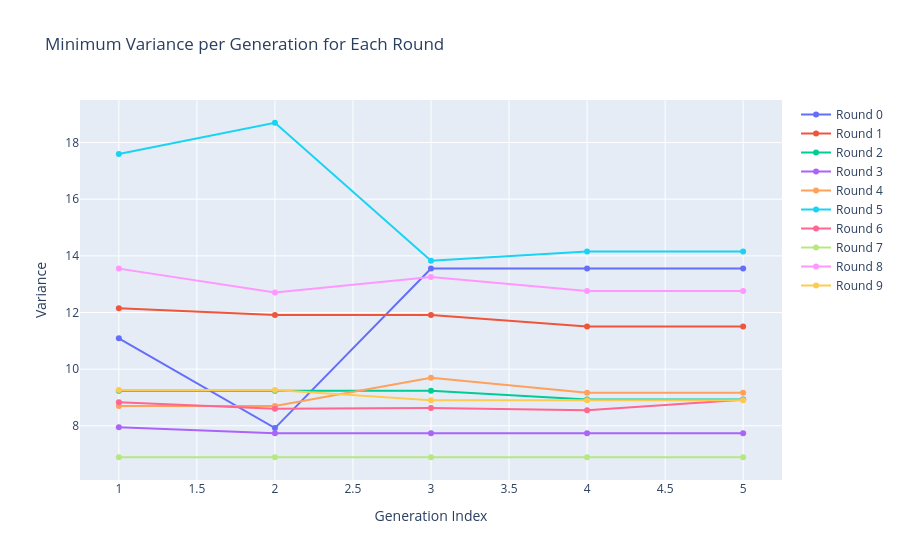

This figure's notebook cell:
### Code cell
import plotly.graph_objects as go
import pandas as pd

# Example data (replace with your own)
data = VARIANCES
for item in data:
    print(item)

# Convert to DataFrame for easy grouping
df = pd.DataFrame(data, columns=["round_idx", "gen_idx", "bitstring", "variance"])

# For each round & generation, find the row with minimum variance
df_min = df.loc[df.groupby(["round_idx", "gen_idx"])["variance"].idxmin()]

# Create interactive plot
fig = go.Figure()

for round_val, group in df_min.groupby("round_idx"):
    print(group)
    fig.add_trace(
        go.Scatter(
            x=group["gen_idx"],
            y=group["variance"],
            mode="lines+markers",
            name=f"Round {round_val}",
            text=[f"Bitstring: {b}" for b in group["bitstring"]],
            hovertemplate="Gen: %{x}<br>Variance: %{y}<br>%{text}"
        )
    )

fig.update_layout(
    title="Minimum Variance per Generation for Each Round",
    xaxis_title="Generation Index",
    yaxis_title="Variance",
    hovermode="closest"
)

fig.show()

### Figure 1 — Plotly figure (JSON) as saved in the notebook; plotly's stock layout.template omitted (floating-point values rounded to 4 significant figures)
{"data": [{"hovertemplate": "Gen: %{x}<br>Variance: %{y}<br>%{text}", "mode": "lines+markers", "name": "Round 0", "text": ["Bitstring: 010101000100001001100111100101", "Bitstring: 001011101101101000110010000100", "Bitstring: 011101101011101001011111010110", "Bitstring: 011101101011101001011111010110", "Bitstring: 011101101011101001011111010110"], "type": "scatter", "x": [1, 2, 3, 4, 5], "y": [11.09, 7.92, 13.55, 13.55, 13.55]}, {"hovertemplate": "Gen: %{x}<br>Variance: %{y}<br>%{text}", "mode": "lines+markers", "name": "Round 1", "text": ["Bitstring: 011101001100001000111010011110", "Bitstring: 011101001100001000010000011110", "Bitstring: 011101001100001000010000011110", "Bitstring: 111101101100101001111010010100", "Bitstring: 111101101100101001111010010100"], "type": "scatter", "x": [1, 2, 3, 4, 5], "y": [12.15, 11.91, 11.91, 11.51, 11.51]}, {"hovertemplate": "Gen: %{x}<br>Variance: %{y}<br>%{text}", "mode": "lines+markers", "name": "Round 2", "text": ["Bitstring: 010001001110111010110001111110", "Bitstring: 010001001110111010110001111110", "Bitstring: 010001001110111010110001111110", "Bitstring: 110000111001010010111011111100", "Bitstring: 110000111001010010111011111100"], "type": "scatter", "x": [1, 2, 3, 4, 5], "y": [9.24, 9.24, 9.24, 8.93, 8.93]}, {"hovertemplate": "Gen: %{x}<br>Variance: %{y}<br>%{text}", "mode": "lines+markers", "name": "Round 3", "text": ["Bitstring: 010010000001100001110001100100", "Bitstring: 010011000001100001110001100100", "Bitstring: 010011000001100001110001100100", "Bitstring: 010011000001100001110001100100", "Bitstring: 010011000001100001110001100100"], "type": "scatter", "x": [1, 2, 3, 4, 5], "y": [7.95, 7.74, 7.74, 7.74, 7.74]}, {"hovertemplate": "Gen: %{x}<br>Variance: %{y}<br>%{text}", "mode": "lines+markers", "name": "Round 4", "text": ["Bitstring: 001110000101100000100100111100", "Bitstring: 001110000101100000100100111100", "Bitstring: 010011001100100001110101000001", "Bitstring: 001100000101100000100100111100", "Bitstring: 001100000101100000100100111100"], "type": "scatter", "x": [1, 2, 3, 4, 5], "y": [8.7, 8.7, 9.7, 9.17, 9.17]}, {"hovertemplate": "Gen: %{x}<br>Variance: %{y}<br>%{text}", "mode": "lines+markers", "name": "Round 5", "text": ["Bitstring: 100111111011000000110000001000", "Bitstring: 101110000101110110110110001001", "Bitstring: 100111000011000000110000001000", "Bitstring: 100111000001110000110000001000", "Bitstring: 100111000001110000110000001000"], "type": "scatter", "x": [1, 2, 3, 4, 5], "y": [17.6, 18.7, 13.83, 14.15, 14.15]}, {"hovertemplate": "Gen: %{x}<br>Variance: %{y}<br>%{text}", "mode": "lines+markers", "name": "Round 6", "text": ["Bitstring: 110011001101010000100101001111", "Bitstring: 011001001001011100101011010100", "Bitstring: 010100000011111100101011010100", "Bitstring: 010011001101010000100101100011", "Bitstring: 000011000010011010110111110000"], "type": "scatter", "x": [1, 2, 3, 4, 5], "y": [8.83, 8.6, 8.63, 8.55, 8.92]}, {"hovertemplate": "Gen: %{x}<br>Variance: %{y}<br>%{text}", "mode": "lines+markers", "name": "Round 7", "text": ["Bitstring: 010110111001001000100001011000", "Bitstring: 010110111001001000100001011000", "Bitstring: 010110111001001000100001011000", "Bitstring: 010110111001001000100001011000", "Bitstring: 010110111001001000100001011000"], "type": "scatter", "x": [1, 2, 3, 4, 5], "y": [6.89, 6.89, 6.89, 6.89, 6.89]}, {"hovertemplate": "Gen: %{x}<br>Variance: %{y}<br>%{text}", "mode": "lines+markers", "name": "Round 8", "text": ["Bitstring: 101110000111110100100000111000", "Bitstring: 100100000100001100100010111101", "Bitstring: 100111000111110111011110110100", "Bitstring: 110000100100011100101010111100", "Bitstring: 110000100100011100101010111100"], "type": "scatter", "x": [1, 2, 3, 4, 5], "y": [13.55, 12.71, 13.25, 12.76, 12.76]}, {"hovertemplate": "Gen: %{x}<br>Variance: %{y}<br>%{text}", "mode": "lines+markers", "name": "Round 9", "text": ["Bitstring: 100010011010000110110011100110", "Bitstring: 100010011010000110110011100110", "Bitstring: 010111010101100000101011000000", "Bitstring: 010111010101100000101011000000", "Bitstring: 010111010101100000101011000000"], "type": "scatter", "x": [1, 2, 3, 4, 5], "y": [9.26, 9.26, 8.9, 8.9, 8.9]}], "layout": {"hovermode": "closest", "title": {"text": "Minimum Variance per Generation for Each Round"}, "xaxis": {"title": {"text": "Generation Index"}}, "yaxis": {"title": {"text": "Variance"}}}}
